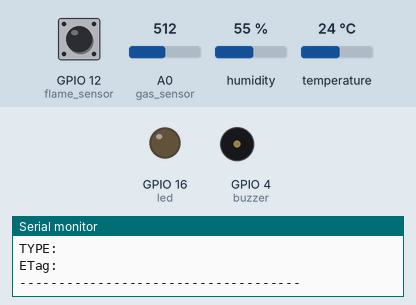
A sketch run on a simulated ESP8266 (NodeMCU). On the bench: output pins drawn as LEDs (lit = HIGH), buzzer (waves = sounding, pin HIGH), the last lines printed to the serial monitor. The inputs (shaded band) are chosen by the test bench; at power-on: GPIO 12 (flame_sensor) HIGH, A0 (gas_sensor) = 512, humidity 55 %, temperature 24 °C. WiFi joins after 1.5 s; servers stay silent unless stated.

Above: at 2.7 s.
2.8 s: GPIO 12 (flame_sensor) driven LOW
At 4.1 s:
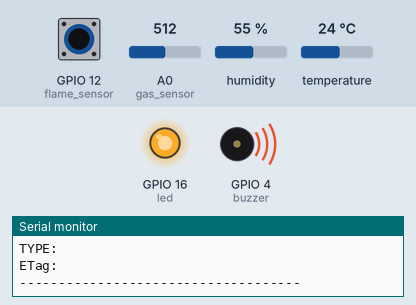
5.0 s: GPIO 12 (flame_sensor) driven HIGH
At 5.9 s:
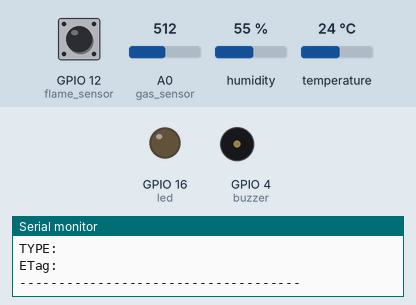
11.0 s: GPIO 12 (flame_sensor) pulsed LOW 5 times (0.12 s each, 0.3 s apart)
At 12.8 s:
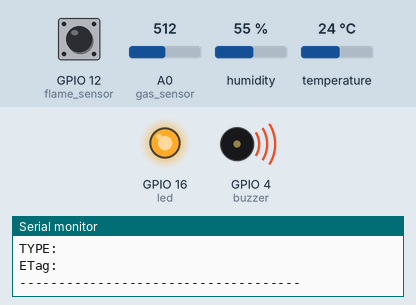
Timing chart, 0 to 14.6 s (numbered marks = the images above; inputs shaded):
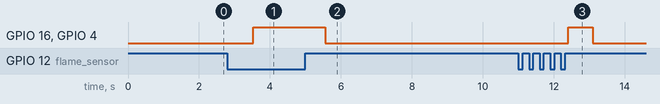

Measured:
- after the input at 2.8 s, GPIO 16 (led), GPIO 4 (buzzer): LOW → HIGH after 0.72 s
- after the input at 5.0 s, GPIO 16 (led), GPIO 4 (buzzer): HIGH → LOW after 0.56 s
- after the input at 11.0 s, GPIO 16 (led), GPIO 4 (buzzer): LOW → HIGH after 1.4 s, → LOW 0.69 s later

The sketch:

fire_alarm_system.ino
```cpp
#include "FirebaseESP8266.h"  // Install Firebase ESP8266 library
#include <ESP8266WiFi.h>
#include <DHT.h>    // Install DHT11 Library and Adafruit Unified Sensor Library
#include <MQ2.h>


#define FIREBASE_HOST "fire-system-home-default-rtdb.asia-southeast1.firebasedatabase.app/" //Without http:// or https:// schemes
#define FIREBASE_AUTH "y7oXMeJRZYNSGpf99rYJZkhD9OlnWfiKRuisi1VS"
#define WIFI_SSID "family_basri"
#define WIFI_PASSWORD "CHRISNA007"

#define DHTPIN 13    // Connect Data pin of DHT to D2
int led = 16;     // Connect LED to D5
int flame_sensor = 12; //Connected to D6 pin of NodeMCU
int buzzer = 4; //Connected to D2 pin of NodeMCU
int gas_sensor = A0; //Connected to A0 pin of NodeMCU
int temp_gas_sensor;
int flame_sensor_read;

#define DHTTYPE    DHT11
DHT dht(DHTPIN, DHTTYPE);

//Define FirebaseESP8266 data object
FirebaseData firebaseData;
FirebaseData ledData;

FirebaseJson json;


void setup()
{

  Serial.begin(9600);
  pinMode(flame_sensor, INPUT);
  pinMode(buzzer, OUTPUT);
  pinMode(gas_sensor, INPUT);

  digitalWrite(buzzer, LOW);
  digitalWrite(led, LOW);


  dht.begin();
  pinMode(led,OUTPUT);

  WiFi.begin(WIFI_SSID, WIFI_PASSWORD);
  Serial.print("Connecting to Wi-Fi");
  while (WiFi.status() != WL_CONNECTED)
  {
    Serial.print(".");
    delay(300);
  }
  Serial.println();
  Serial.print("Connected with IP: ");
  Serial.println(WiFi.localIP());
  Serial.println();

  Firebase.begin(FIREBASE_HOST, FIREBASE_AUTH);
  Firebase.reconnectWiFi(true);

}

void sensorUpdate1(){
  flame_sensor_read = digitalRead(flame_sensor); // Instruksi untuk membaca nilai digital sensor
  if (flame_sensor_read == LOW ) {
   // Serial.println(flame_sensor_read);
   // Serial.println("Flame detected");  // Menampilkan karakter pada serial monitor
    Firebase.setString(firebaseData, "/FirebaseIOT/flame_sensor", "Flame detected");
    Serial.println("PATH: " + firebaseData.dataPath());
    Serial.println("TYPE: " + firebaseData.dataType());
    Serial.println("ETag: " + firebaseData.ETag());
    Serial.println("------------------------------------");
    Serial.println();

  } else if (flame_sensor_read == HIGH ){
    //Serial.println(flame_sensor_read);
    //Serial.println("No flame detected"); // Menampilkan karakter pada serial monitor
    Firebase.setString(firebaseData, "/FirebaseIOT/flame_sensor", "No Flame detected");
    Serial.println("PASSED");
    Serial.println("PATH: " + firebaseData.dataPath());
    Serial.println("TYPE: " + firebaseData.dataType());
    Serial.println("ETag: " + firebaseData.ETag());
    Serial.println("------------------------------------");
    Serial.println();
}else
  {
    Serial.println("FAILED");
    Serial.println("REASON: " + firebaseData.errorReason());
    Serial.println("------------------------------------");
    Serial.println();
  }
}
void sensorUpdate2(){
  temp_gas_sensor = analogRead(gas_sensor); // Instruksi untuk membaca nilai digital sensor
  if (Firebase.setString(firebaseData, "/FirebaseIOT/gas_sensor", temp_gas_sensor)){
   // Serial.println(temp_smoke_sensor);
   // Serial.println(temp_gas_sensor);
    Serial.println("PASSED");
    Serial.println("PATH: " + firebaseData.dataPath());
    Serial.println("TYPE: " + firebaseData.dataType());
    Serial.println("ETag: " + firebaseData.ETag());
    Serial.println("------------------------------------");
    Serial.println();


}else
  {
    Serial.println("FAILED");
    Serial.println("REASON: " + firebaseData.errorReason());
    Serial.println("------------------------------------");
    Serial.println();
  }

}
void sensorUpdate(){
  // Reading temperature or humidity takes about 250 milliseconds!
  // Sensor readings may also be up to 2 seconds 'old' (its a very slow sensor)
  float h = dht.readHumidity();
  // Read temperature as Celsius (the default)
  float t = dht.readTemperature();
  // Read temperature as Fahrenheit (isFahrenheit = true)
  float f = dht.readTemperature(true);

  // Check if any reads failed and exit early (to try again).
  if (isnan(h) || isnan(t) || isnan(f)) {
    Serial.println(F("Failed to read from DHT sensor!"));
    return;
  }

  Serial.print(F("Humidity: "));
  Serial.print(h);
  Serial.print(F("%  Temperature: "));
  Serial.print(t);
  Serial.print(F("C  ,"));
  Serial.print(f);
  Serial.println(F("F  "));


  if (Firebase.setFloat(firebaseData, "/FirebaseIOT/temperature", t))
  {
    Serial.println("PASSED");
    Serial.println("PATH: " + firebaseData.dataPath());
    Serial.println("TYPE: " + firebaseData.dataType());
    Serial.println("ETag: " + firebaseData.ETag());
    Serial.println("------------------------------------");
    Serial.println();
  }
  else
  {
    Serial.println("FAILED");
    Serial.println("REASON: " + firebaseData.errorReason());
    Serial.println("------------------------------------");
    Serial.println();
  }

  if (Firebase.setFloat(firebaseData, "/FirebaseIOT/humidity", h))
  {
    Serial.println("PASSED");
    Serial.println("PATH: " + firebaseData.dataPath());
    Serial.println("TYPE: " + firebaseData.dataType());
    Serial.println("ETag: " + firebaseData.ETag());
    Serial.println("------------------------------------");
    Serial.println();
  }
  else
  {
    Serial.println("FAILED");
    Serial.println("REASON: " + firebaseData.errorReason());
    Serial.println("------------------------------------");
    Serial.println();
  }
}
void loop() {
  sensorUpdate();
  sensorUpdate2();
  sensorUpdate1();
  if (flame_sensor_read==0 ) {
    digitalWrite(led, HIGH);
    digitalWrite(buzzer, HIGH);
}

  else {
    digitalWrite(led, LOW);
    digitalWrite(buzzer, LOW);
}
}
```
